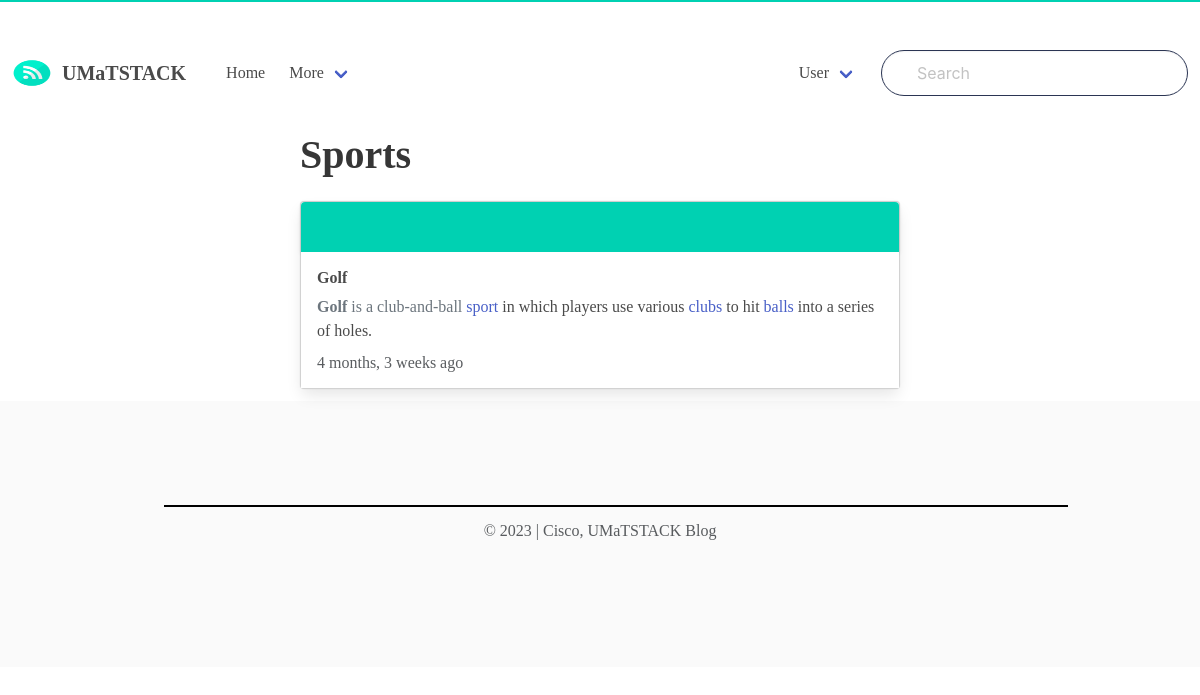
The app's page /sports/ with its own data.
### blog/models.py (models this page shows, shortened)
class Post(models.Model):
    ACTIVE = 'active'
    DRAFT = 'draft'
    CHOICES_STATUS = (
        (ACTIVE, 'Active'),
        (DRAFT, 'Draft')
    )
    category = models.ForeignKey(Category, related_name='posts', on_delete=models.CASCADE)
    title = models.CharField(max_length=255)
    slug = models.SlugField()
    intro = RichTextField(max_length=400)
    body = RichTextUploadingField()
    author=models.CharField(max_length=100)
    created_at = models.DateTimeField(default=timezone.now)
    updated = models.DateTimeField(auto_now_add=True)
    status = models.CharField(max_length=10, choices=CHOICES_STATUS, default=ACTIVE)
    thumbnail=models. ImageField(upload_to='uploads/thumbnail')
    class Meta:
        ordering = ('-created_at',)

class Category(models.Model):
    title = models.CharField(max_length=255)
    slug = models.SlugField()
    class Meta:
        ordering = ('title',)
        verbose_name_plural = 'Categories'
    def __str__(self):
        return self.title

### blog/views.py (the view)
# urls.py: path('<slug:slug>/',category, name='category_detail'),
def category(request, slug):
    categorys = get_object_or_404(Category, slug=slug)
    posts = categorys.posts.filter(status=Post.ACTIVE)
    return render(request, 'main/category.html', {'categorys': categorys, 'posts': posts})

### templates/main/category.html (shortened to what this page needs)
{% extends 'layout/base.html' %}
{% block content %}
<div class="container">
    <div class="column is-8 is-offset-2">
    <div class="content is-medium">
{% for post in posts %}
        <h1>{{post.category}}</h1>
    </div>
{%endfor%}
<div class="card">
{% for post in posts %}
  <h5 class="card-header" style="background-color: #00d1b2; height:50px;"></h5>
  <div class="card-body">
    <h5 class="card-title"><b>{{post.title}}</b></h5>
    <a href="{% url 'post_detail' post.category.slug post.slug %}" class="link-secondary">
    <p class="card-text ">{{post.intro|safe}}</p>
    </a>
    <h2 class="text-muted" style="padding-top:10px;">{{ post.created_at|timesince }} ago</h2>
  </div>
</div>
{% empty %}
    <div class="content">
      <p>There is no posts in this category...</p>
        </div>
{% endfor %}
</div>
</div>
{% endblock %}

### static/ublog/css/account.css (style rules this page uses)
.card-header,.card-footer,.card-body { border: none; background-color: white; }
div { color: grey; }

### static/ublog/css/gen.css (style rules this page uses)
body { margin: 0 auto; border-top: 2px solid #00d1b2;; }
* { font-family: Georgia, serif; }

### records on screen
Post: category "Sports", title "Golf", intro "Golf is a club-and-ball sport in which players use various clubs to hit balls into a series of holes.", created_at "4 months, 3 weeks"
